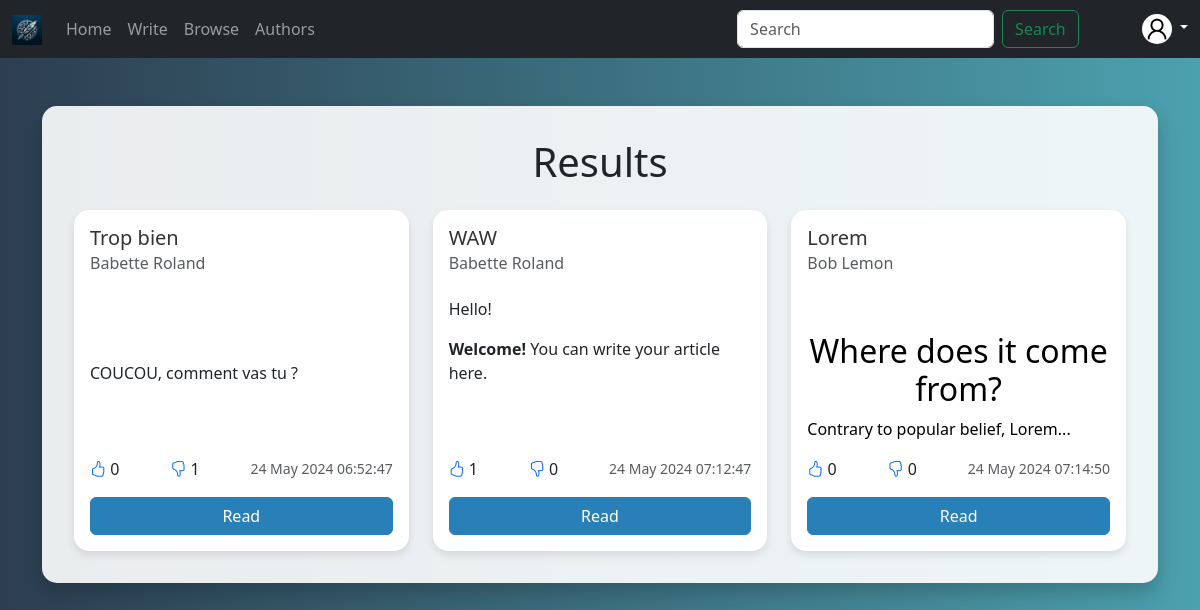
Page /articles/browse on the earlier database version.
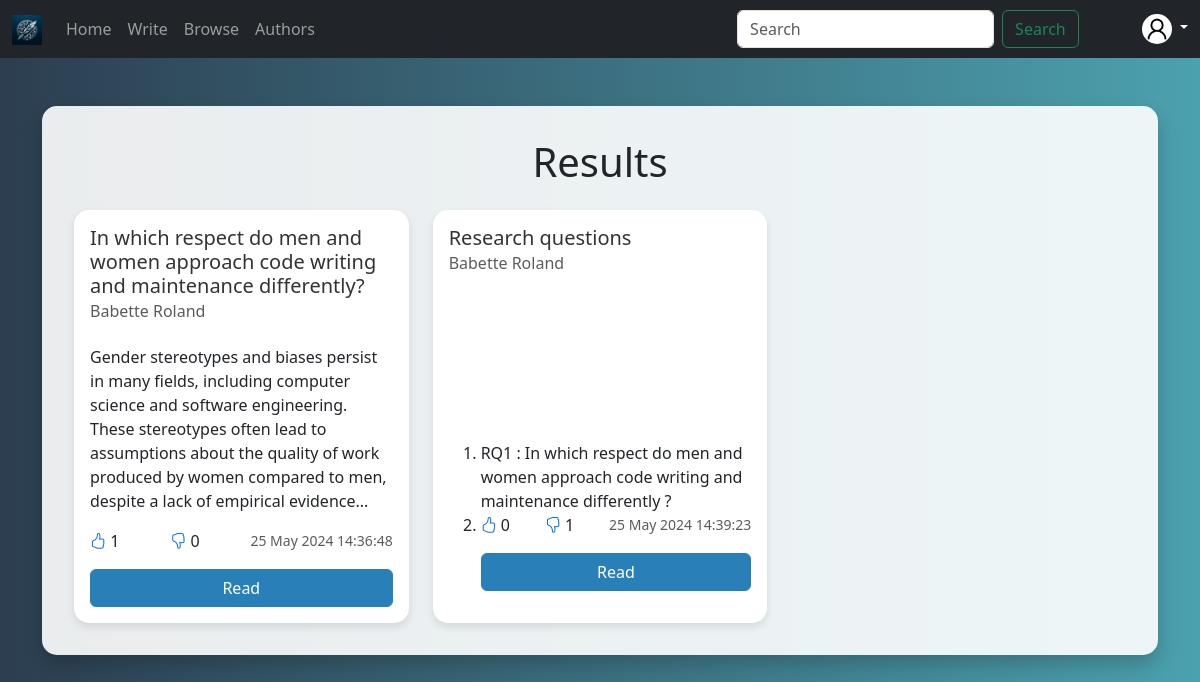
Same page on the later database version.
### projet/models.py (models this page shows)
class Article(Base):
    __tablename__ = "articles"
    id = Column(Integer, primary_key=True)
    body = Column(String, index=True)
    title = Column(String, index=True)
    created_at = Column(DateTime, server_default=func.now())
    author_id = Column(String(72), ForeignKey("users.id"))
    likes = Column(Integer, default=0)
    dislikes = Column(Integer, default=0)
    author = relationship("User", back_populates="articles")
    comments = relationship("Comment", back_populates="article")
    likes_dislikes_article = relationship("LikeDislikeArticle", back_populates="article")

class User(Base):
    __tablename__ = 'users'
    id = Column(String(72), primary_key=True)
    first_name = Column(String(72))
    last_name = Column(String(72))
    email = Column(String(72), unique=True)
    password = Column(String(72))
    is_active = Column(Boolean, default=True)
    group = Column(String(2048), nullable=True)
    articles = relationship("Article", back_populates="author")
    comments = relationship("Comment", back_populates="author")
    likes_dislikes_article = relationship("LikeDislikeArticle", back_populates="user")
    likes_dislikes_comment = relationship("LikeDislikeComments", back_populates="user")
    subscriptions = relationship("Subscription", foreign_keys=[Subscription.user_id], back_populates="user")
    subscribers = relationship("Subscription", foreign_keys=[Subscription.author_id], back_populates="author")

### projet/routes/articles.py (the view)
@router.get("/search")
def search_article(request: Request, q: Optional[str]=None, db: Session = Depends(get_db)):
    query = q
    if query is not None:
        queries = query.split()
        articles = db.query(models.Article).join(models.Article.author).filter(and_(*[or_(
            models.Article.body.contains(query),
            models.Article.title.contains(query),
            models.User.first_name.contains(query),
            models.User.last_name.contains(query),
        ) for query in queries]))
    else:
        articles = []
    print(articles)
    return templates.TemplateResponse(
        "search_article.html",
        context={
            'request': request,
            'articles': articles,
        }
    )

### projet/templates/browse_article.html (shortened to what this page needs)
{% extends "base.html" %}
{% block content %}
{% include 'navbar.html' %}
<div class="container my-5">
    <div class="results-container">
        <h1 class="mb-4 text-center">Results</h1>
        <div class="row row-cols-1 row-cols-md-2 row-cols-lg-3 g-4">
            {% for item in articles %}
            <div class="col">
                <div class="card h-100">
                    <div class="card-body d-flex flex-column">
                        <h5 class="card-title">{{ item.title }}</h5>
                        <h6 class="card-subtitle mb-2 text-muted">{{ item.author.first_name }} {{ item.author.last_name }}</h6>
                        <p class="card-text flex-grow-1">{{ item.body|truncate|safe }}</p>
                        <div class="mt-auto d-flex justify-content-between align-items-center">
                            <span>
                                <a href="/articles/like/{{ item.id }}" class="bi bi-hand-thumbs-up"></a>
                                <span>{{ item.likes }}</span>
                            </span>
                            <span>
                                <a href="/articles/dislike/{{ item.id }}" class="bi bi-hand-thumbs-down"></a>
                                <span>{{ item.dislikes }}</span>
                            </span>
                            <small class="text-muted">{{ item.created_at.strftime("%d %b %Y %X") }}</small>
                        </div>
                        <a href="/articles/read/{{ item.id }}" class="btn btn-primary w-100 mt-3">Read</a>
                    </div>
                </div>
            </div>
            {% endfor %}
        </div>
    </div>
</div>
{% endblock %}

### projet/templates/base.html (shortened to what this page needs)
<!DOCTYPE html>
<html lang="en">
<head>
    {% block head %}
    <link rel="stylesheet" href="/static/design.css">
    <link rel="stylesheet" type="text/css" href="/static/style.css">
    <link href="https://cdnjs.cloudflare.com/ajax/libs/bootstrap-icons/1.7.2/font/bootstrap-icons.min.css" rel="stylesheet">
    <link href="https://cdn.jsdelivr.net/npm/bootstrap@5.3.3/dist/css/bootstrap.min.css" rel="stylesheet">
    {% endblock %}
</head>
<body>
    {% block content %}
    {% endblock %}
</body>
</html>

### projet/templates/navbar.html (shortened to what this page needs)
<nav class="navbar navbar-expand-lg navbar-dark bg-dark">
    <div class="container-fluid">
        <a class="navbar-brand" href="/">
            <img src="/static/exemplelogo.png" alt="ACM Logo" height="30">
        </a>
        <div class="collapse navbar-collapse" id="navbarNav">
            <ul class="navbar-nav me-auto mb-2 mb-lg-0">
                <li class="nav-item">
                    <a class="nav-link" href="/">Home</a>
                </li>
                <li class="nav-item">
                    <a href="/articles/write" class="nav-link">Write</a>
                </li>
                <li class="nav-item">
                    <a class="nav-link" href="/articles/browse">Browse</a>
                </li>
                <li class="nav-item">
                    <a class="nav-link" href="/author">Authors</a>
                </li>
            </ul>
            <form class="d-flex me-4" action="/articles/search/">
                <input class="form-control me-2" name="q" type="search" placeholder="Search" aria-label="Search">
                <button class="btn btn-outline-success" type="submit">Search</button>
            </form>
            <li class="nav-item dropdown">
                <a class="text-decoration-none text-light dropdown-toggle ms-3" href="#" role="button" data-bs-toggle="dropdown" aria-expanded="false">
                    <img class="rounded-circle bg-white" src="/static/pfp.png" alt="ACM Logo" height="30">
                </a>
            </li>
        </div>
    </div>
</nav>

### static/style.css (style rules this page uses)
body { background: linear-gradient(to right, #2c3e50, #4ca1af); }

### projet/templates/browse_article.html (style rules this page uses)
body { background: linear-gradient(to right, #2c3e50, #4ca1af); }
.results-container { max-height: 80vh; overflow-y: auto; padding: 2rem; background: rgba(255, 255, 255, 0.9); border-radius: 15px; box-shadow: 0 10px 20px rgba(0, 0, 0, 0.2); }
.card { background: #ffffff; border: none; border-radius: 15px; box-shadow: 0 4px 8px rgba(0, 0, 0, 0.1); }
.card-title, .card-subtitle { color: #333; }
.btn-primary { background-color: #2980b9; border-color: #2980b9; }

Differences in the rows shown:
removed Article: title "Trop bien", author.first_name "Babette", author.last_name "Roland", body "COUCOU, comment vas tu ?", likes "0", dislikes "1", created_at "24 May 2024 06:52:47"
removed Article: title "WAW", author.first_name "Babette", author.last_name "Roland", body "Hello! Welcome! You can write your article here.", likes "1", dislikes "0", created_at "24 May 2024 07:12:47"
removed Article: title "Lorem", author.first_name "Bob", author.last_name "Lemon", body "Where does it come from? Contrary to popular belief, Lorem...", likes "0", dislikes "0", created_at "24 May 2024 07:14:50"
added Article: title "In which respect do men and women approach code writing and maintenance differently?", author.first_name "Babette", author.last_name "Roland", body "Gender stereotypes and biases persist in many fields, including computer science and software engineering. These stereotypes often lead to assumptions about the quality of work produced by women compared to men, despite a lack of empirical evidence...", likes "1", dislikes "0", created_at "25 May 2024 14:36:48"
added Article: title "Research questions", author.first_name "Babette", author.last_name "Roland", body "RQ1 : In which respect do men and women approach code writing and maintenance differently ?", likes "0", dislikes "1", created_at "25 May 2024 14:39:23"
